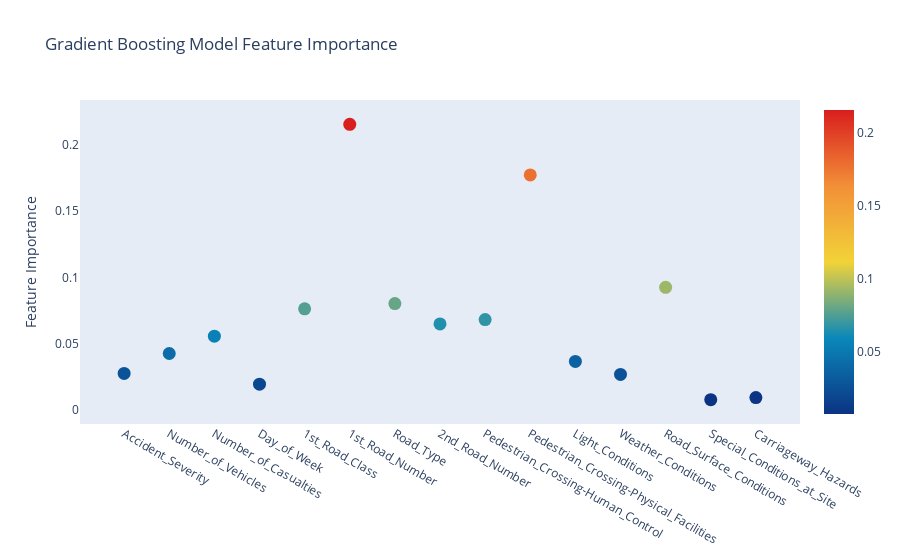

Notebook code for this chart:
### Code cell
# Scatter plot 
trace = go.Scatter(
    y = gb.feature_importances_,
    x = accidents_model.columns.values,
    mode='markers',
    marker=dict(
        sizemode = 'diameter',
        sizeref = 1,
        size = 13,
        #size= rf.feature_importances_,
        #color = np.random.randn(500), #set color equal to a variable
        color = gb.feature_importances_,
        colorscale='Portland',
        showscale=True
    ),
    text = accidents_model.columns.values
)
data = [trace]

layout= go.Layout(
    autosize= True,
    title= 'Gradient Boosting Model Feature Importance',
    hovermode= 'closest',
     xaxis= dict(
         ticklen= 5,
         showgrid=False,
        zeroline=False,
        showline=False
     ),
    yaxis=dict(
        title= 'Feature Importance',
        showgrid=False,
        zeroline=False,
        ticklen= 5,
        gridwidth= 2
    ),
    showlegend= False
)
fig = go.Figure(data=data, layout=layout)
py.iplot(fig,filename='scatter')

### Figure 1 — Plotly figure (JSON) as saved in the notebook; plotly's stock layout.template omitted (floating-point values rounded to 4 significant figures)
{"data": [{"marker": {"color": [0.0275, 0.04254, 0.05559, 0.01939, 0.07625, 0.2155, 0.08025, 0.06484, 0.06811, 0.1773, 0.0366, 0.02672, 0.0925, 0.007703, 0.009277], "colorscale": [[0, "rgb(12,51,131)"], [0.25, "rgb(10,136,186)"], [0.5, "rgb(242,211,56)"], [0.75, "rgb(242,143,56)"], [1, "rgb(217,30,30)"]], "showscale": true, "size": 13, "sizemode": "diameter", "sizeref": 1}, "mode": "markers", "text": ["Accident_Severity", "Number_of_Vehicles", "Number_of_Casualties", "Day_of_Week", "1st_Road_Class", "1st_Road_Number", "Road_Type", "2nd_Road_Number", "Pedestrian_Crossing-Human_Control", "Pedestrian_Crossing-Physical_Facilities", "Light_Conditions", "Weather_Conditions", "Road_Surface_Conditions", "Special_Conditions_at_Site", "Carriageway_Hazards", "Did_Police_Officer_Attend_Scene_of_Accident"], "type": "scatter", "x": ["Accident_Severity", "Number_of_Vehicles", "Number_of_Casualties", "Day_of_Week", "1st_Road_Class", "1st_Road_Number", "Road_Type", "2nd_Road_Number", "Pedestrian_Crossing-Human_Control", "Pedestrian_Crossing-Physical_Facilities", "Light_Conditions", "Weather_Conditions", "Road_Surface_Conditions", "Special_Conditions_at_Site", "Carriageway_Hazards", "Did_Police_Officer_Attend_Scene_of_Accident"], "y": [0.0275, 0.04254, 0.05559, 0.01939, 0.07625, 0.2155, 0.08025, 0.06484, 0.06811, 0.1773, 0.0366, 0.02672, 0.0925, 0.007703, 0.009277]}], "layout": {"autosize": true, "hovermode": "closest", "showlegend": false, "title": {"text": "Gradient Boosting Model Feature Importance"}, "xaxis": {"showgrid": false, "showline": false, "ticklen": 5, "zeroline": false}, "yaxis": {"gridwidth": 2, "showgrid": false, "ticklen": 5, "title": {"text": "Feature Importance"}, "zeroline": false}}}
